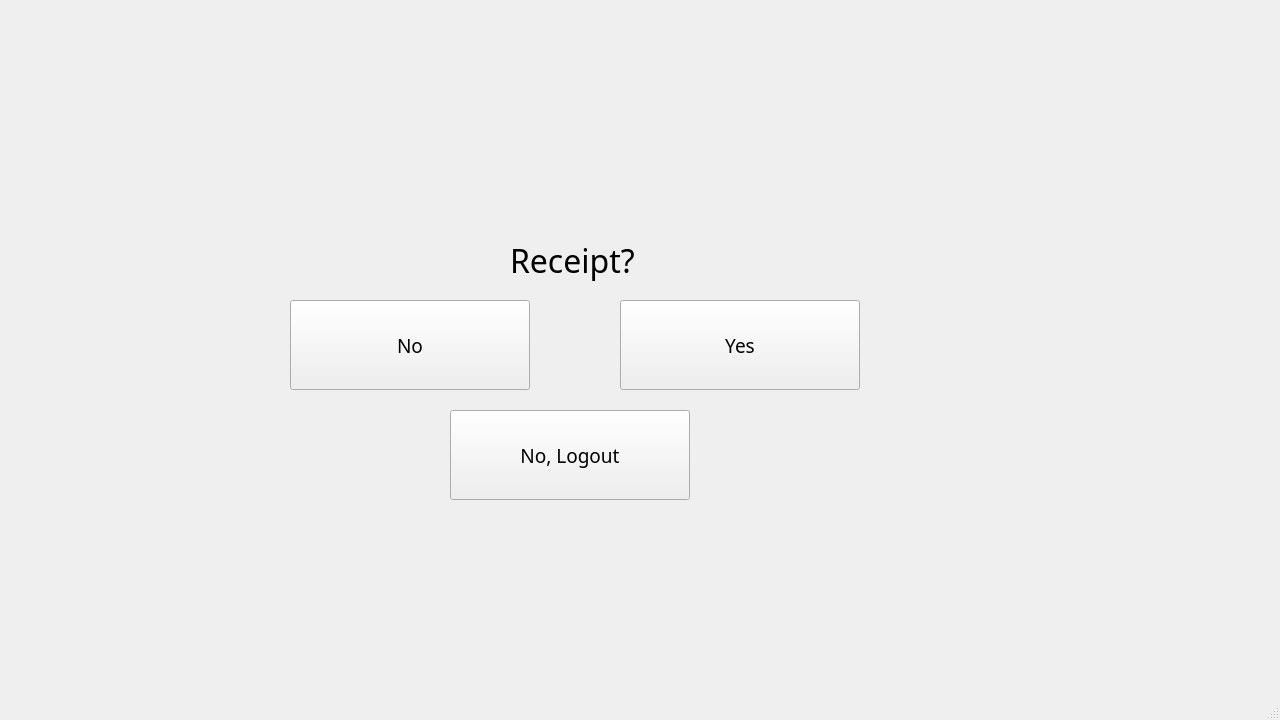
<?xml version="1.0" encoding="UTF-8"?>
<ui version="4.0">
 <class>AskForReceipt</class>
 <widget class="QMainWindow" name="AskForReceipt">
  <property name="geometry">
   <rect>
    <x>0</x>
    <y>0</y>
    <width>1280</width>
    <height>720</height>
   </rect>
  </property>
  <property name="sizePolicy">
   <sizepolicy hsizetype="Fixed" vsizetype="Fixed">
    <horstretch>0</horstretch>
    <verstretch>0</verstretch>
   </sizepolicy>
  </property>
  <property name="minimumSize">
   <size>
    <width>1280</width>
    <height>720</height>
   </size>
  </property>
  <property name="maximumSize">
   <size>
    <width>1280</width>
    <height>720</height>
   </size>
  </property>
  <property name="windowTitle">
   <string>MainWindow</string>
  </property>
  <widget class="QWidget" name="centralwidget">
   <widget class="QLabel" name="label">
    <property name="geometry">
     <rect>
      <x>510</x>
      <y>220</y>
      <width>171</width>
      <height>81</height>
     </rect>
    </property>
    <property name="font">
     <font>
      <family>Century Gothic</family>
      <pointsize>24</pointsize>
     </font>
    </property>
    <property name="text">
     <string>Receipt?</string>
    </property>
   </widget>
   <widget class="QPushButton" name="btn_no">
    <property name="geometry">
     <rect>
      <x>290</x>
      <y>300</y>
      <width>240</width>
      <height>90</height>
     </rect>
    </property>
    <property name="minimumSize">
     <size>
      <width>120</width>
      <height>45</height>
     </size>
    </property>
    <property name="font">
     <font>
      <family>Century Gothic</family>
      <pointsize>14</pointsize>
     </font>
    </property>
    <property name="text">
     <string>No</string>
    </property>
   </widget>
   <widget class="QPushButton" name="btn_yes">
    <property name="geometry">
     <rect>
      <x>620</x>
      <y>300</y>
      <width>240</width>
      <height>90</height>
     </rect>
    </property>
    <property name="minimumSize">
     <size>
      <width>120</width>
      <height>45</height>
     </size>
    </property>
    <property name="font">
     <font>
      <family>Century Gothic</family>
      <pointsize>14</pointsize>
     </font>
    </property>
    <property name="text">
     <string>Yes</string>
    </property>
   </widget>
   <widget class="QPushButton" name="btn_logout">
    <property name="geometry">
     <rect>
      <x>450</x>
      <y>410</y>
      <width>240</width>
      <height>90</height>
     </rect>
    </property>
    <property name="minimumSize">
     <size>
      <width>120</width>
      <height>45</height>
     </size>
    </property>
    <property name="font">
     <font>
      <family>Century Gothic</family>
      <pointsize>14</pointsize>
     </font>
    </property>
    <property name="text">
     <string>No, Logout</string>
    </property>
   </widget>
  </widget>
  <widget class="QMenuBar" name="menubar">
   <property name="geometry">
    <rect>
     <x>0</x>
     <y>0</y>
     <width>1280</width>
     <height>21</height>
    </rect>
   </property>
  </widget>
  <widget class="QStatusBar" name="statusbar"/>
 </widget>
 <resources/>
 <connections/>
</ui>
